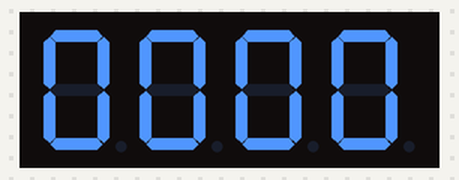
Recording of a sketch running on a simulated Arduino Mega 2560, built with avr-gcc and run on an emulated ATmega2560. Parts: 4-digit seven-segment display. Wiring (from diagram.json): 4-digit 7-segment display, segments lit when HIGH: segments pin 22, pin 23, pin 24, pin 25, pin 26, pin 27, pin 28, pin 29, pin 53, pin 52, pin 51, pin 50, pin 10, pin 11, pin 12, pin 13, pin 54, pin 55, pin 56, pin 57, pin 58, pin 59, pin 60, pin 61, pin 62, pin 63, pin 64, pin 65, pin 66, pin 67, pin 68, pin 69. The segment pins are drawn as the display they are named for.

Above: at 0.1 s.
At 3.6 s:
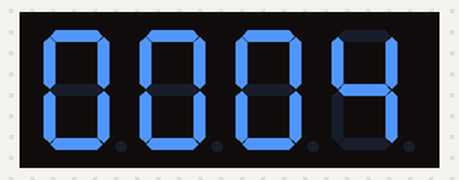
At 7.9 s:
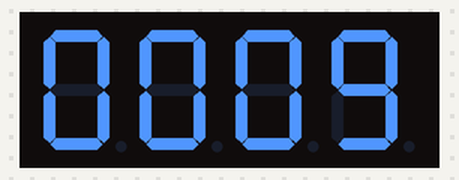
At 16.7 s:
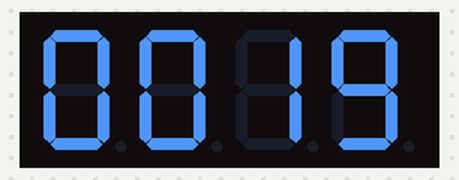
At 24.6 s:
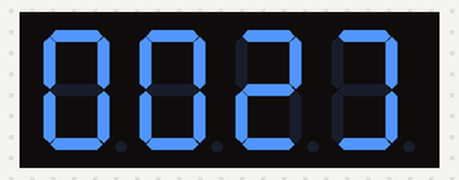
At 33.3 s:
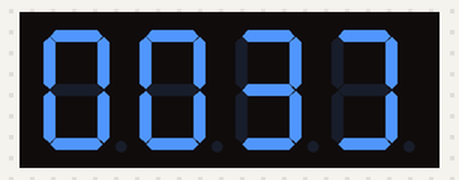

Measured:
- what the display in image 1 shows lasts 0.9 s, from 3.5 s to 4.4 s

The sketch:

sketch.ino
```cpp
void setup() {
  // put your setup code here, to run once:
  volatile char *ddr_a=(char*)0x21;
  volatile char *ddr_b=(char*)0x24;
  volatile char *ddr_f=(char*)0x30;
   volatile char *ddr_k=(char*)0x107;
  *ddr_a=0xFF;
  *ddr_b=0xFF;
  *ddr_f=0xFF;
  *ddr_k=0xFF;
}
void loop() {
  // put your main code here, to run repeatedly:
  char num[]={0x3F,0x06,0x5B,0x4F,0x66,0x6D,0x7D,0x07,0xF,0x6F};
  volatile char *port_a=(char*)0x22;
  volatile char *port_b=(char*)0x25;
   volatile char *port_f=(char*)0x31;
    volatile char *port_k=(char*)0x108;
    for(char i=0;i<10;i++)
    {
      for(char j=0;j<10;j++)
      {
        for(char k=0;k<10;k++)
        {
          for(char l=0;l<10;l++)
          {
            *port_a=num[i];
            *port_b=num[j];
             *port_f=num[k];
             *port_k=num[l];
             delay_();


          }
        }
      }
    }

}

void delay_(void)
{
  char temp=0;
  for(volatile long i=0;i<100;i++)
  {
    for(volatile long j=0;j<4000;j++)
    {
      temp++;
    }
  }
}
```
